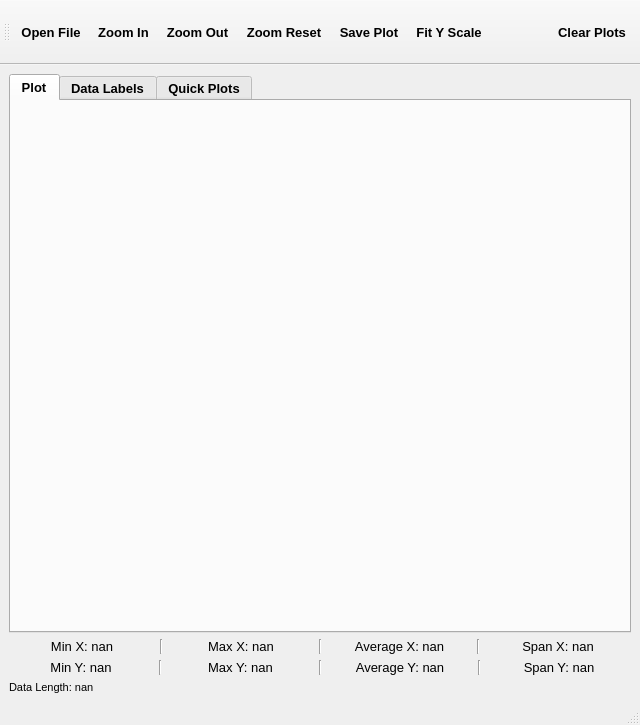
<?xml version="1.0" encoding="UTF-8"?>
<ui version="4.0">
 <class>SimpleCsvLogAnalyzer</class>
 <widget class="QMainWindow" name="SimpleCsvLogAnalyzer">
  <property name="geometry">
   <rect>
    <x>0</x>
    <y>0</y>
    <width>640</width>
    <height>725</height>
   </rect>
  </property>
  <property name="font">
   <font>
    <family>Arial</family>
   </font>
  </property>
  <property name="windowTitle">
   <string>GTM CSV Log Analyzer V1.3 [ Coskun ERGAN ]</string>
  </property>
  <widget class="QWidget" name="centralwidget">
   <layout class="QGridLayout" name="gridLayout">
    <item row="2" column="0">
     <layout class="QHBoxLayout" name="horizontalLayout_3">
      <property name="leftMargin">
       <number>0</number>
      </property>
      <property name="topMargin">
       <number>0</number>
      </property>
      <property name="rightMargin">
       <number>0</number>
      </property>
      <item>
       <widget class="QLabel" name="minValueY">
        <property name="font">
         <font>
          <family>Arial</family>
          <pointsize>10</pointsize>
         </font>
        </property>
        <property name="text">
         <string>Min Y: nan</string>
        </property>
        <property name="alignment">
         <set>Qt::AlignCenter</set>
        </property>
       </widget>
      </item>
      <item>
       <widget class="Line" name="line_5">
        <property name="font">
         <font>
          <family>Arial</family>
          <pointsize>7</pointsize>
         </font>
        </property>
        <property name="orientation">
         <enum>Qt::Vertical</enum>
        </property>
       </widget>
      </item>
      <item>
       <widget class="QLabel" name="maxValueY">
        <property name="font">
         <font>
          <family>Arial</family>
          <pointsize>10</pointsize>
         </font>
        </property>
        <property name="text">
         <string>Max Y: nan</string>
        </property>
        <property name="alignment">
         <set>Qt::AlignCenter</set>
        </property>
       </widget>
      </item>
      <item>
       <widget class="Line" name="line_6">
        <property name="font">
         <font>
          <family>Arial</family>
          <pointsize>7</pointsize>
         </font>
        </property>
        <property name="orientation">
         <enum>Qt::Vertical</enum>
        </property>
       </widget>
      </item>
      <item>
       <widget class="QLabel" name="averageValueY">
        <property name="font">
         <font>
          <family>Arial</family>
          <pointsize>10</pointsize>
         </font>
        </property>
        <property name="text">
         <string>Average Y: nan</string>
        </property>
        <property name="alignment">
         <set>Qt::AlignCenter</set>
        </property>
       </widget>
      </item>
      <item>
       <widget class="Line" name="line_7">
        <property name="font">
         <font>
          <family>Arial</family>
          <pointsize>7</pointsize>
         </font>
        </property>
        <property name="orientation">
         <enum>Qt::Vertical</enum>
        </property>
       </widget>
      </item>
      <item>
       <widget class="QLabel" name="spanValueY">
        <property name="font">
         <font>
          <family>Arial</family>
          <pointsize>10</pointsize>
         </font>
        </property>
        <property name="text">
         <string>Span Y: nan</string>
        </property>
        <property name="alignment">
         <set>Qt::AlignCenter</set>
        </property>
       </widget>
      </item>
     </layout>
    </item>
    <item row="3" column="0">
     <layout class="QHBoxLayout" name="horizontalLayout_4">
      <item>
       <widget class="QLabel" name="totalDataLength">
        <property name="font">
         <font>
          <family>Arial</family>
          <pointsize>8</pointsize>
         </font>
        </property>
        <property name="text">
         <string>Data Length: nan</string>
        </property>
       </widget>
      </item>
     </layout>
    </item>
    <item row="1" column="0">
     <layout class="QHBoxLayout" name="dataStatisticsLayout">
      <property name="spacing">
       <number>5</number>
      </property>
      <property name="leftMargin">
       <number>0</number>
      </property>
      <property name="topMargin">
       <number>0</number>
      </property>
      <property name="rightMargin">
       <number>0</number>
      </property>
      <item>
       <widget class="QLabel" name="minValueX">
        <property name="font">
         <font>
          <family>Arial</family>
          <pointsize>10</pointsize>
         </font>
        </property>
        <property name="text">
         <string>Min X: nan</string>
        </property>
        <property name="alignment">
         <set>Qt::AlignCenter</set>
        </property>
       </widget>
      </item>
      <item>
       <widget class="Line" name="line_2">
        <property name="font">
         <font>
          <family>Arial</family>
          <pointsize>7</pointsize>
         </font>
        </property>
        <property name="orientation">
         <enum>Qt::Vertical</enum>
        </property>
       </widget>
      </item>
      <item>
       <widget class="QLabel" name="maxValueX">
        <property name="font">
         <font>
          <family>Arial</family>
          <pointsize>10</pointsize>
         </font>
        </property>
        <property name="text">
         <string>Max X: nan</string>
        </property>
        <property name="alignment">
         <set>Qt::AlignCenter</set>
        </property>
       </widget>
      </item>
      <item>
       <widget class="Line" name="line_3">
        <property name="font">
         <font>
          <family>Arial</family>
          <pointsize>7</pointsize>
         </font>
        </property>
        <property name="orientation">
         <enum>Qt::Vertical</enum>
        </property>
       </widget>
      </item>
      <item>
       <widget class="QLabel" name="averageValueX">
        <property name="font">
         <font>
          <family>Arial</family>
          <pointsize>10</pointsize>
         </font>
        </property>
        <property name="text">
         <string>Average X: nan</string>
        </property>
        <property name="alignment">
         <set>Qt::AlignCenter</set>
        </property>
       </widget>
      </item>
      <item>
       <widget class="Line" name="line_4">
        <property name="font">
         <font>
          <family>Arial</family>
          <pointsize>7</pointsize>
         </font>
        </property>
        <property name="orientation">
         <enum>Qt::Vertical</enum>
        </property>
       </widget>
      </item>
      <item>
       <widget class="QLabel" name="spanValueX">
        <property name="font">
         <font>
          <family>Arial</family>
          <pointsize>10</pointsize>
         </font>
        </property>
        <property name="text">
         <string>Span X: nan</string>
        </property>
        <property name="alignment">
         <set>Qt::AlignCenter</set>
        </property>
       </widget>
      </item>
     </layout>
    </item>
    <item row="0" column="0">
     <layout class="QHBoxLayout" name="mainHorizontalLayout">
      <item>
       <widget class="QTabWidget" name="rightTabs">
        <property name="enabled">
         <bool>true</bool>
        </property>
        <property name="font">
         <font>
          <family>Arial</family>
          <pointsize>10</pointsize>
          <bold>true</bold>
         </font>
        </property>
        <property name="currentIndex">
         <number>0</number>
        </property>
        <widget class="QWidget" name="plotTab">
         <attribute name="title">
          <string>Plot</string>
         </attribute>
         <layout class="QVBoxLayout" name="verticalLayout_3">
          <item>
           <widget class="QCustomPlot" name="plot1" native="true">
            <property name="sizePolicy">
             <sizepolicy hsizetype="Expanding" vsizetype="Expanding">
              <horstretch>0</horstretch>
              <verstretch>0</verstretch>
             </sizepolicy>
            </property>
            <property name="font">
             <font>
              <family>Arial</family>
              <pointsize>7</pointsize>
              <bold>true</bold>
             </font>
            </property>
            <layout class="QVBoxLayout" name="verticalLayout_4"/>
           </widget>
          </item>
         </layout>
        </widget>
        <widget class="QWidget" name="dataTableViewTab">
         <attribute name="title">
          <string>Data Labels</string>
         </attribute>
         <layout class="QVBoxLayout" name="verticalLayout_6">
          <item>
           <layout class="QHBoxLayout" name="horizontalLayout_2">
            <item>
             <layout class="QVBoxLayout" name="verticalLayout">
              <item>
               <widget class="QLabel" name="label_2">
                <property name="sizePolicy">
                 <sizepolicy hsizetype="Preferred" vsizetype="Maximum">
                  <horstretch>0</horstretch>
                  <verstretch>0</verstretch>
                 </sizepolicy>
                </property>
                <property name="maximumSize">
                 <size>
                  <width>16777215</width>
                  <height>16777215</height>
                 </size>
                </property>
                <property name="font">
                 <font>
                  <family>Arial</family>
                  <pointsize>9</pointsize>
                  <bold>true</bold>
                 </font>
                </property>
                <property name="text">
                 <string>Y Axis Data List</string>
                </property>
               </widget>
              </item>
              <item>
               <widget class="QListWidget" name="dataListY">
                <property name="sizePolicy">
                 <sizepolicy hsizetype="Expanding" vsizetype="Expanding">
                  <horstretch>0</horstretch>
                  <verstretch>0</verstretch>
                 </sizepolicy>
                </property>
                <property name="font">
                 <font>
                  <family>Arial</family>
                  <pointsize>11</pointsize>
                  <bold>true</bold>
                 </font>
                </property>
                <property name="contextMenuPolicy">
                 <enum>Qt::CustomContextMenu</enum>
                </property>
                <property name="editTriggers">
                 <set>QAbstractItemView::NoEditTriggers</set>
                </property>
                <property name="showDropIndicator" stdset="0">
                 <bool>false</bool>
                </property>
                <property name="dragEnabled">
                 <bool>false</bool>
                </property>
                <property name="dragDropOverwriteMode">
                 <bool>false</bool>
                </property>
                <property name="dragDropMode">
                 <enum>QAbstractItemView::NoDragDrop</enum>
                </property>
                <property name="defaultDropAction">
                 <enum>Qt::IgnoreAction</enum>
                </property>
               </widget>
              </item>
             </layout>
            </item>
            <item>
             <layout class="QVBoxLayout" name="verticalLayout_5"/>
            </item>
           </layout>
          </item>
          <item>
           <widget class="Line" name="line_11">
            <property name="font">
             <font>
              <family>Arial</family>
              <pointsize>7</pointsize>
              <bold>true</bold>
             </font>
            </property>
            <property name="orientation">
             <enum>Qt::Horizontal</enum>
            </property>
           </widget>
          </item>
          <item>
           <layout class="QHBoxLayout" name="horizontalLayout">
            <property name="spacing">
             <number>16</number>
            </property>
            <item>
             <widget class="QToolButton" name="plotSelected">
              <property name="maximumSize">
               <size>
                <width>16777215</width>
                <height>16777215</height>
               </size>
              </property>
              <property name="font">
               <font>
                <family>Arial</family>
                <pointsize>9</pointsize>
                <bold>true</bold>
               </font>
              </property>
              <property name="text">
               <string>       Add Plot Data       </string>
              </property>
              <property name="icon">
               <iconset resource="../icons.qrc">
                <normaloff>:/images/images/ploty.png</normaloff>:/images/images/ploty.png</iconset>
              </property>
              <property name="iconSize">
               <size>
                <width>48</width>
                <height>48</height>
               </size>
              </property>
              <property name="toolButtonStyle">
               <enum>Qt::ToolButtonTextUnderIcon</enum>
              </property>
             </widget>
            </item>
            <item>
             <widget class="QToolButton" name="plotSelectedXY">
              <property name="maximumSize">
               <size>
                <width>16777215</width>
                <height>16777215</height>
               </size>
              </property>
              <property name="font">
               <font>
                <family>Arial</family>
                <pointsize>9</pointsize>
                <bold>true</bold>
               </font>
              </property>
              <property name="text">
               <string>         Clear Plot Data      </string>
              </property>
              <property name="icon">
               <iconset resource="../icons.qrc">
                <normaloff>:/images/images/plotxy.png</normaloff>:/images/images/plotxy.png</iconset>
              </property>
              <property name="iconSize">
               <size>
                <width>48</width>
                <height>48</height>
               </size>
              </property>
              <property name="toolButtonStyle">
               <enum>Qt::ToolButtonTextUnderIcon</enum>
              </property>
             </widget>
            </item>
           </layout>
          </item>
         </layout>
        </widget>
        <widget class="QWidget" name="quickPlotPresets">
         <property name="layoutDirection">
          <enum>Qt::LeftToRight</enum>
         </property>
         <attribute name="title">
          <string>Quick Plots</string>
         </attribute>
         <layout class="QGridLayout" name="gridLayout_2">
          <item row="0" column="0">
           <widget class="QToolButton" name="predefinedPlot1">
            <property name="sizePolicy">
             <sizepolicy hsizetype="Expanding" vsizetype="Expanding">
              <horstretch>0</horstretch>
              <verstretch>0</verstretch>
             </sizepolicy>
            </property>
            <property name="font">
             <font>
              <family>Arial</family>
              <pointsize>11</pointsize>
              <bold>true</bold>
             </font>
            </property>
            <property name="layoutDirection">
             <enum>Qt::LeftToRight</enum>
            </property>
            <property name="autoFillBackground">
             <bool>false</bool>
            </property>
            <property name="text">
             <string>4x Get Powers</string>
            </property>
            <property name="icon">
             <iconset resource="../icons.qrc">
              <normaloff>:/images/images/line-graph.png</normaloff>:/images/images/line-graph.png</iconset>
            </property>
            <property name="iconSize">
             <size>
              <width>64</width>
              <height>64</height>
             </size>
            </property>
            <property name="toolButtonStyle">
             <enum>Qt::ToolButtonTextUnderIcon</enum>
            </property>
            <property name="autoRaise">
             <bool>false</bool>
            </property>
           </widget>
          </item>
          <item row="0" column="1">
           <widget class="QToolButton" name="predefinedPlot2">
            <property name="sizePolicy">
             <sizepolicy hsizetype="Expanding" vsizetype="Expanding">
              <horstretch>0</horstretch>
              <verstretch>0</verstretch>
             </sizepolicy>
            </property>
            <property name="font">
             <font>
              <family>Arial</family>
              <pointsize>11</pointsize>
              <bold>true</bold>
             </font>
            </property>
            <property name="layoutDirection">
             <enum>Qt::LeftToRight</enum>
            </property>
            <property name="autoFillBackground">
             <bool>false</bool>
            </property>
            <property name="text">
             <string>4x DutyCycle</string>
            </property>
            <property name="icon">
             <iconset resource="../icons.qrc">
              <normaloff>:/images/images/line-graph.png</normaloff>:/images/images/line-graph.png</iconset>
            </property>
            <property name="iconSize">
             <size>
              <width>64</width>
              <height>64</height>
             </size>
            </property>
            <property name="toolButtonStyle">
             <enum>Qt::ToolButtonTextUnderIcon</enum>
            </property>
            <property name="autoRaise">
             <bool>false</bool>
            </property>
           </widget>
          </item>
          <item row="1" column="0">
           <widget class="QToolButton" name="predefinedPlot9">
            <property name="sizePolicy">
             <sizepolicy hsizetype="Expanding" vsizetype="Expanding">
              <horstretch>0</horstretch>
              <verstretch>0</verstretch>
             </sizepolicy>
            </property>
            <property name="font">
             <font>
              <family>Arial</family>
              <pointsize>11</pointsize>
              <bold>true</bold>
             </font>
            </property>
            <property name="layoutDirection">
             <enum>Qt::LeftToRight</enum>
            </property>
            <property name="autoFillBackground">
             <bool>false</bool>
            </property>
            <property name="text">
             <string>---</string>
            </property>
            <property name="icon">
             <iconset resource="../icons.qrc">
              <normaloff>:/images/images/line-graph.png</normaloff>:/images/images/line-graph.png</iconset>
            </property>
            <property name="iconSize">
             <size>
              <width>64</width>
              <height>64</height>
             </size>
            </property>
            <property name="toolButtonStyle">
             <enum>Qt::ToolButtonTextUnderIcon</enum>
            </property>
            <property name="autoRaise">
             <bool>false</bool>
            </property>
           </widget>
          </item>
          <item row="4" column="0">
           <widget class="QToolButton" name="predefinedPlot5">
            <property name="sizePolicy">
             <sizepolicy hsizetype="Expanding" vsizetype="Expanding">
              <horstretch>0</horstretch>
              <verstretch>0</verstretch>
             </sizepolicy>
            </property>
            <property name="font">
             <font>
              <family>Arial</family>
              <pointsize>11</pointsize>
              <bold>true</bold>
             </font>
            </property>
            <property name="layoutDirection">
             <enum>Qt::LeftToRight</enum>
            </property>
            <property name="autoFillBackground">
             <bool>false</bool>
            </property>
            <property name="text">
             <string>---</string>
            </property>
            <property name="icon">
             <iconset resource="../icons.qrc">
              <normaloff>:/images/images/line-graph.png</normaloff>:/images/images/line-graph.png</iconset>
            </property>
            <property name="iconSize">
             <size>
              <width>64</width>
              <height>64</height>
             </size>
            </property>
            <property name="toolButtonStyle">
             <enum>Qt::ToolButtonTextUnderIcon</enum>
            </property>
            <property name="autoRaise">
             <bool>false</bool>
            </property>
           </widget>
          </item>
          <item row="4" column="1">
           <widget class="QToolButton" name="predefinedPlot7">
            <property name="sizePolicy">
             <sizepolicy hsizetype="Expanding" vsizetype="Expanding">
              <horstretch>0</horstretch>
              <verstretch>0</verstretch>
             </sizepolicy>
            </property>
            <property name="font">
             <font>
              <family>Arial</family>
              <pointsize>11</pointsize>
              <bold>true</bold>
             </font>
            </property>
            <property name="layoutDirection">
             <enum>Qt::LeftToRight</enum>
            </property>
            <property name="autoFillBackground">
             <bool>false</bool>
            </property>
            <property name="text">
             <string>---</string>
            </property>
            <property name="icon">
             <iconset resource="../icons.qrc">
              <normaloff>:/images/images/line-graph.png</normaloff>:/images/images/line-graph.png</iconset>
            </property>
            <property name="iconSize">
             <size>
              <width>64</width>
              <height>64</height>
             </size>
            </property>
            <property name="toolButtonStyle">
             <enum>Qt::ToolButtonTextUnderIcon</enum>
            </property>
            <property name="autoRaise">
             <bool>false</bool>
            </property>
           </widget>
          </item>
          <item row="6" column="0">
           <widget class="QToolButton" name="predefinedPlot6">
            <property name="sizePolicy">
             <sizepolicy hsizetype="Expanding" vsizetype="Expanding">
              <horstretch>0</horstretch>
              <verstretch>0</verstretch>
             </sizepolicy>
            </property>
            <property name="font">
             <font>
              <family>Arial</family>
              <pointsize>11</pointsize>
              <bold>true</bold>
             </font>
            </property>
            <property name="layoutDirection">
             <enum>Qt::LeftToRight</enum>
            </property>
            <property name="autoFillBackground">
             <bool>false</bool>
            </property>
            <property name="text">
             <string>---</string>
            </property>
            <property name="icon">
             <iconset resource="../icons.qrc">
              <normaloff>:/images/images/line-graph.png</normaloff>:/images/images/line-graph.png</iconset>
            </property>
            <property name="iconSize">
             <size>
              <width>64</width>
              <height>64</height>
             </size>
            </property>
            <property name="toolButtonStyle">
             <enum>Qt::ToolButtonTextUnderIcon</enum>
            </property>
            <property name="autoRaise">
             <bool>false</bool>
            </property>
           </widget>
          </item>
          <item row="1" column="1">
           <widget class="QToolButton" name="predefinedPlot3">
            <property name="sizePolicy">
             <sizepolicy hsizetype="Expanding" vsizetype="Expanding">
              <horstretch>0</horstretch>
              <verstretch>0</verstretch>
             </sizepolicy>
            </property>
            <property name="font">
             <font>
              <family>Arial</family>
              <pointsize>11</pointsize>
              <bold>true</bold>
             </font>
            </property>
            <property name="layoutDirection">
             <enum>Qt::LeftToRight</enum>
            </property>
            <property name="autoFillBackground">
             <bool>false</bool>
            </property>
            <property name="text">
             <string>4x Dedect CutOff Limits</string>
            </property>
            <property name="icon">
             <iconset resource="../icons.qrc">
              <normaloff>:/images/images/line-graph.png</normaloff>:/images/images/line-graph.png</iconset>
            </property>
            <property name="iconSize">
             <size>
              <width>64</width>
              <height>64</height>
             </size>
            </property>
            <property name="toolButtonStyle">
             <enum>Qt::ToolButtonTextUnderIcon</enum>
            </property>
            <property name="autoRaise">
             <bool>false</bool>
            </property>
           </widget>
          </item>
          <item row="2" column="0">
           <widget class="QToolButton" name="predefinedPlot4">
            <property name="sizePolicy">
             <sizepolicy hsizetype="Expanding" vsizetype="Expanding">
              <horstretch>0</horstretch>
              <verstretch>0</verstretch>
             </sizepolicy>
            </property>
            <property name="font">
             <font>
              <family>Arial</family>
              <pointsize>11</pointsize>
              <bold>true</bold>
             </font>
            </property>
            <property name="layoutDirection">
             <enum>Qt::LeftToRight</enum>
            </property>
            <property name="autoFillBackground">
             <bool>false</bool>
            </property>
            <property name="text">
             <string>4 x Dedect Current</string>
            </property>
            <property name="icon">
             <iconset resource="../icons.qrc">
              <normaloff>:/images/images/line-graph.png</normaloff>:/images/images/line-graph.png</iconset>
            </property>
            <property name="iconSize">
             <size>
              <width>64</width>
              <height>64</height>
             </size>
            </property>
            <property name="toolButtonStyle">
             <enum>Qt::ToolButtonTextUnderIcon</enum>
            </property>
            <property name="autoRaise">
             <bool>false</bool>
            </property>
           </widget>
          </item>
          <item row="2" column="1">
           <widget class="QToolButton" name="predefinedPlot8">
            <property name="sizePolicy">
             <sizepolicy hsizetype="Expanding" vsizetype="Expanding">
              <horstretch>0</horstretch>
              <verstretch>0</verstretch>
             </sizepolicy>
            </property>
            <property name="font">
             <font>
              <family>Arial</family>
              <pointsize>11</pointsize>
              <bold>true</bold>
             </font>
            </property>
            <property name="layoutDirection">
             <enum>Qt::LeftToRight</enum>
            </property>
            <property name="autoFillBackground">
             <bool>false</bool>
            </property>
            <property name="text">
             <string>---</string>
            </property>
            <property name="icon">
             <iconset resource="../icons.qrc">
              <normaloff>:/images/images/line-graph.png</normaloff>:/images/images/line-graph.png</iconset>
            </property>
            <property name="iconSize">
             <size>
              <width>64</width>
              <height>64</height>
             </size>
            </property>
            <property name="toolButtonStyle">
             <enum>Qt::ToolButtonTextUnderIcon</enum>
            </property>
            <property name="autoRaise">
             <bool>false</bool>
            </property>
           </widget>
          </item>
          <item row="6" column="1">
           <widget class="QToolButton" name="predefinedPlot10">
            <property name="sizePolicy">
             <sizepolicy hsizetype="Expanding" vsizetype="Expanding">
              <horstretch>0</horstretch>
              <verstretch>0</verstretch>
             </sizepolicy>
            </property>
            <property name="font">
             <font>
              <family>Arial</family>
              <pointsize>11</pointsize>
              <bold>true</bold>
             </font>
            </property>
            <property name="layoutDirection">
             <enum>Qt::LeftToRight</enum>
            </property>
            <property name="autoFillBackground">
             <bool>false</bool>
            </property>
            <property name="text">
             <string>--</string>
            </property>
            <property name="icon">
             <iconset resource="../icons.qrc">
              <normaloff>:/images/images/line-graph.png</normaloff>:/images/images/line-graph.png</iconset>
            </property>
            <property name="iconSize">
             <size>
              <width>64</width>
              <height>64</height>
             </size>
            </property>
            <property name="toolButtonStyle">
             <enum>Qt::ToolButtonTextUnderIcon</enum>
            </property>
            <property name="autoRaise">
             <bool>false</bool>
            </property>
           </widget>
          </item>
         </layout>
        </widget>
       </widget>
      </item>
     </layout>
    </item>
   </layout>
  </widget>
  <widget class="QStatusBar" name="statusbar">
   <property name="font">
    <font>
     <family>Arial</family>
     <pointsize>9</pointsize>
     <bold>true</bold>
    </font>
   </property>
  </widget>
  <widget class="QToolBar" name="toolBar">
   <property name="font">
    <font>
     <family>Arial</family>
     <pointsize>7</pointsize>
    </font>
   </property>
   <property name="windowTitle">
    <string>toolBar</string>
   </property>
   <property name="iconSize">
    <size>
     <width>50</width>
     <height>50</height>
    </size>
   </property>
   <property name="toolButtonStyle">
    <enum>Qt::ToolButtonTextUnderIcon</enum>
   </property>
   <attribute name="toolBarArea">
    <enum>TopToolBarArea</enum>
   </attribute>
   <attribute name="toolBarBreak">
    <bool>false</bool>
   </attribute>
   <addaction name="actionOpen"/>
   <addaction name="actionZoom_In"/>
   <addaction name="actionZoom_Out"/>
   <addaction name="actionZoom_Reset"/>
   <addaction name="actionSave_Plot_Image"/>
   <addaction name="actionData_Derivator"/>
   <addaction name="actionPlot_SelectedData"/>
   <addaction name="actionplot_SelectedDataVsSelectedData"/>
  </widget>
  <action name="actionOpen">
   <property name="icon">
    <iconset resource="../icons.qrc">
     <normaloff>:/images/images/folder.png</normaloff>:/images/images/folder.png</iconset>
   </property>
   <property name="text">
    <string>Open File</string>
   </property>
   <property name="font">
    <font>
     <family>Arial</family>
     <pointsize>10</pointsize>
     <bold>true</bold>
    </font>
   </property>
  </action>
  <action name="actionExit">
   <property name="text">
    <string>Exit</string>
   </property>
   <property name="shortcut">
    <string>Ctrl+Q</string>
   </property>
  </action>
  <action name="actionZoom_Reset">
   <property name="icon">
    <iconset resource="../icons.qrc">
     <normaloff>:/images/images/zoomreset.png</normaloff>:/images/images/zoomreset.png</iconset>
   </property>
   <property name="text">
    <string>Zoom Reset</string>
   </property>
   <property name="font">
    <font>
     <family>Arial</family>
     <pointsize>10</pointsize>
     <bold>true</bold>
    </font>
   </property>
   <property name="shortcut">
    <string>0</string>
   </property>
  </action>
  <action name="actionSave_Plot_Image">
   <property name="icon">
    <iconset resource="../icons.qrc">
     <normaloff>:/images/images/save.png</normaloff>:/images/images/save.png</iconset>
   </property>
   <property name="text">
    <string>Save Plot</string>
   </property>
   <property name="font">
    <font>
     <family>Arial</family>
     <pointsize>10</pointsize>
     <bold>true</bold>
    </font>
   </property>
   <property name="shortcut">
    <string>S</string>
   </property>
  </action>
  <action name="actionData_Derivator">
   <property name="enabled">
    <bool>true</bool>
   </property>
   <property name="icon">
    <iconset resource="../icons.qrc">
     <normaloff>:/images/images/function.png</normaloff>:/images/images/function.png</iconset>
   </property>
   <property name="text">
    <string>Fit Y Scale</string>
   </property>
   <property name="font">
    <font>
     <family>Arial</family>
     <pointsize>10</pointsize>
     <bold>true</bold>
    </font>
   </property>
  </action>
  <action name="actionPlot_SelectedData">
   <property name="enabled">
    <bool>false</bool>
   </property>
   <property name="icon">
    <iconset resource="../icons.qrc">
     <normaloff>:/images/images/ploty.png</normaloff>:/images/images/ploty.png</iconset>
   </property>
   <property name="text">
    <string/>
   </property>
   <property name="font">
    <font>
     <family>Arial</family>
     <pointsize>10</pointsize>
     <bold>true</bold>
    </font>
   </property>
   <property name="visible">
    <bool>false</bool>
   </property>
  </action>
  <action name="actionplot_SelectedDataVsSelectedData">
   <property name="icon">
    <iconset resource="../icons.qrc">
     <normaloff>:/images/images/plotxy.png</normaloff>:/images/images/plotxy.png</iconset>
   </property>
   <property name="text">
    <string>Clear Plots</string>
   </property>
   <property name="font">
    <font>
     <family>Arial</family>
     <pointsize>10</pointsize>
     <bold>true</bold>
    </font>
   </property>
  </action>
  <action name="actionZoom_In">
   <property name="icon">
    <iconset resource="../icons.qrc">
     <normaloff>:/images/images/zoomin.png</normaloff>:/images/images/zoomin.png</iconset>
   </property>
   <property name="text">
    <string>Zoom In</string>
   </property>
   <property name="font">
    <font>
     <family>Arial</family>
     <pointsize>10</pointsize>
     <bold>true</bold>
    </font>
   </property>
  </action>
  <action name="actionZoom_Out">
   <property name="icon">
    <iconset resource="../icons.qrc">
     <normaloff>:/images/images/zoomout.png</normaloff>:/images/images/zoomout.png</iconset>
   </property>
   <property name="text">
    <string>Zoom Out</string>
   </property>
   <property name="font">
    <font>
     <family>Arial</family>
     <pointsize>10</pointsize>
     <bold>true</bold>
    </font>
   </property>
  </action>
 </widget>
 <customwidgets>
  <customwidget>
   <class>QCustomPlot</class>
   <extends>QWidget</extends>
   <header>src/QCustomPlot/qcustomplot.h</header>
   <container>1</container>
  </customwidget>
 </customwidgets>
 <resources>
  <include location="../icons.qrc"/>
 </resources>
 <connections/>
</ui>
